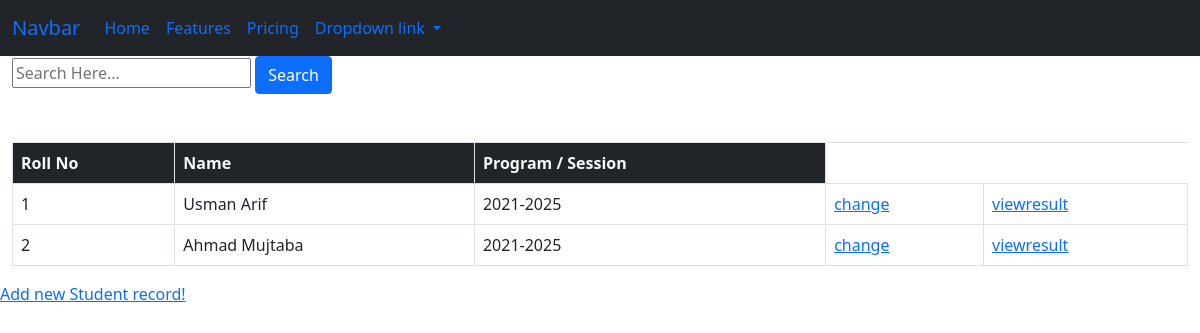
Screenshot of /school/teacherportal with the database file from the repository.
### school/models.py (models this page shows, shortened)
class bookresult(models.Model):
    rollno = models.IntegerField(primary_key=True, default=0)
    regno = models.CharField(max_length=23, default='2021-UOK-04201')
    sname = models.CharField(max_length=39, default='')
    fname = models.CharField(max_length=50, default='')
    session = models.CharField(max_length=50, default='BS Software Engineering Fall (2021-2025)')
    semester = models.CharField(max_length=49, default='Spring 2023 4th Semester')
    courdecode = models.CharField(max_length=34, default='SE-3101')
    crhours = models.IntegerField(default=4)
    lettergrage = models.CharField(max_length=34, default='A')
    bname = models.CharField(max_length=199, default='Web Engineering')
    tmark = models.IntegerField(default=200)
    omark = models.IntegerField(default=145)
    percentage = models.FloatField(default=50.0)
    courdecode1 = models.CharField(max_length=34, default='SE-3106')
    crhours1 = models.IntegerField(default=4)
    lettergrage1 = models.CharField(max_length=34, default='A')
    bname1 = models.CharField(max_length=199, default='Professional Practices')
    tmark1 = models.IntegerField(default=200)
    omark1 = models.IntegerField(default=145)
    percentage1 = models.FloatField(default=50.0)
    courdecode2 = models.CharField(max_length=34, default='CS-3102')
    crhours2 = models.IntegerField(default=4)
    lettergrage2 = models.CharField(max_length=34, default='A')
    bname2 = models.CharField(max_length=199, default='Information Security')
    tmark2 = models.IntegerField(default=200)
    omark2 = models.IntegerField(default=145)
    percentage2 = models.FloatField(default=50.0)
    courdecode3 = models.CharField(max_length=34, default='SE-3104')
    crhours3 = models.IntegerField(default=4)
    lettergrage3 = models.CharField(max_length=34, default='A')
    bname3 = models.CharField(max_length=199, default='Software Quality Engineering')
    tmark3 = models.IntegerField(default=200)
    omark3 = models.IntegerField(default=145)
    percentage3 = models.FloatField(default=50.0)
    courdecode4 = models.CharField(max_length=34, default='EG-3103')
    crhours4 = models.IntegerField(default=4)
    lettergrage4 = models.CharField(max_length=34, default='A')
    bname4 = models.CharField(max_length=199, default='Machine Learning')
    tmark4 = models.IntegerField(default=200)
    omark4 = models.IntegerField(default=145)
    percentage4 = models.FloatField(default=50.0)
    courdecode5 = models.CharField(max_length=34, default='CS-3102')
    crhours5 = models.IntegerField(default=4)
    lettergrage5 = models.CharField(max_length=34, default='A')
    bname5 = models.CharField(max_length=199, default='Human Resource Management')
    tmark5 = models.IntegerField(default=200)
    omark5 = models.IntegerField(default=145)
    percentage5 = models.FloatField(default=50.0)
    gpa = models.FloatField(default=3.00)
    remarks = models.CharField(max_length=34, default='Promoted')

### school/views.py (the view)
# urls.py: path('teacherportal', views.teacherportal, name='teacherportal'),
def teacherportal(request):
    prod = bookresult.objects.all()
    if request.method=='POST':
        searchtext = request.POST.get('searchbox')
        prod = prod.filter(sname__icontains = searchtext)
        request.session.modified = True
    dic = {'prod' : prod}
    return render(request, 'teacherportal.html', dic)

### school/templates/teacherportal.html (shortened to what this page needs)
<!DOCTYPE html>
<html lang="en">
<head>
    {% load static %}
    <link rel="stylesheet" href="{%static 'bootstrap.css' %}">
</head>
<body>
    <nav class="navbar navbar-expand-lg bg-dark">
        <div class="container-fluid">
          <a class="navbar-brand" href="#">Navbar</a>
          <div class="collapse navbar-collapse" id="navbarNavDropdown">
            <ul class="navbar-nav">
              <li class="nav-item">
                <a class="nav-link active" aria-current="page" href="#">Home</a>
              </li>
              <li class="nav-item">
                <a class="nav-link" href="#">Features</a>
              </li>
              <li class="nav-item">
                <a class="nav-link" href="#">Pricing</a>
              </li>
              <li class="nav-item dropdown">
                <a class="nav-link dropdown-toggle" href="#" role="button" data-bs-toggle="dropdown" aria-expanded="false">
                  Dropdown link
                </a>
              </li>
            </ul>
          </div>
        </div>
      </nav>
      {% block body %}
      <div class="container-fluid">
        <form method="post" action="teacherportal">{% csrf_token %}
          <input type="search" name="searchbox" placeholder="Search Here..." id="">
          <button class="btn btn-primary">Search</button>
        </form>
        <table class="table table-bordered mt-5 table-responsive">
          <thead class="bg-dark text-light">
            <tr>
              <th scope="col">Roll No</th>
              <th scope="col">Name</th>
              <th scope="col">Program / Session</th>
            </tr>
          </thead>
        {% for i in prod %}
          <tbody>
            <tr>
                <td>{{i.rollno}}</td>
                <td>{{i.sname}}</td>
                <td>{{i.session}}</td>
                <td><a href="changeresult/{{i.rollno}}">change</a></td>
                <td><a href="viewresult/{{i.rollno}}">viewresult</a></td>
              </tr>
            </tbody>
          {% endfor %}
          </table>
      </div>
      <a href="addnewstd">Add new Student record!</a>
      {% endblock %}
</body>
</html>

### rows the page displays
bookresult: rollno "1", sname "Usman Arif", session "2021-2025"
bookresult: rollno "2", sname "Ahmad Mujtaba", session "2021-2025"
